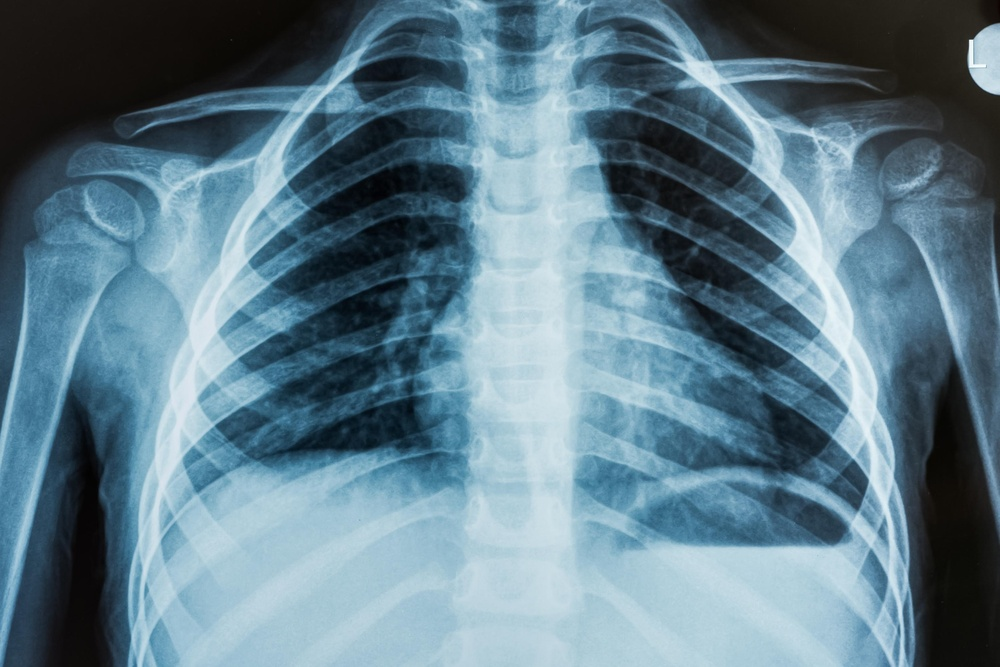
#> input picture Xray.jpg, 1000 x 667 px, shrunk from 3240 x 2160 before the run
$ python regiongrowing.py
#> lines starting #> are read from the running program, lines starting #| are printed output that depends on the picture; after the words box and inside, x2 and y2 are one past the last pixel; in counts of white or black regions, pixels touching at a corner belong together
import cv2
import numpy as np

# [71 lines left out: functions get8n, region_growing, on_mouse, not called in this run]

clicks = []
image = cv2.imread('Xray.jpg', 0)
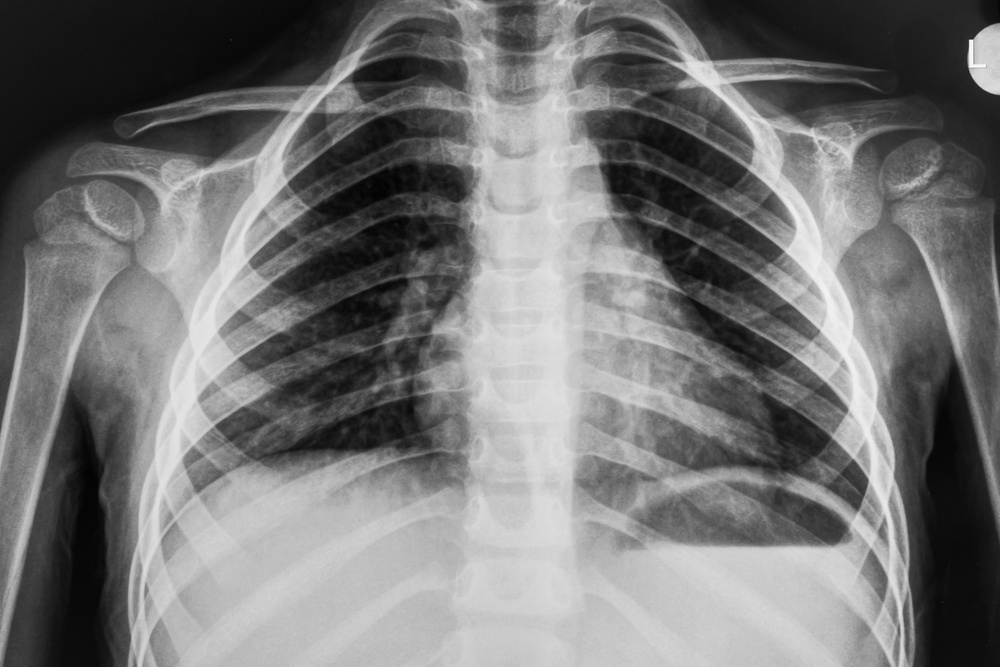
#> image: shape (667, 1000); min 1, max 255, mean 117.5
ret, img = cv2.threshold(image, 150, 255, cv2.THRESH_BINARY)
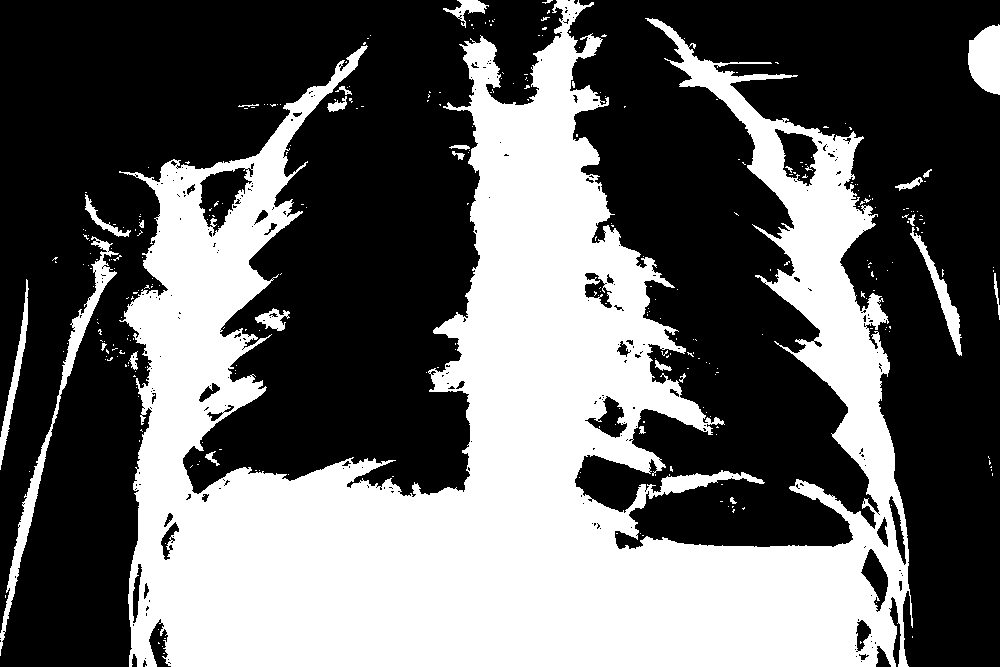
#> img: shape (667, 1000); 39.3% white; 320 white regions (294 under 20 px), largest, box (x1, y1, x2, y2) and area: (119, 0, 913, 667) 251362, (0, 236, 119, 656) 3460, (968, 24, 1000, 95) 1774
cv2.namedWindow('Input')
cv2.setMouseCallback('Input', on_mouse, 0, )
cv2.imshow('Input', image)
cv2.waitKey()
#> (the run stopped early here; a loop or call above may not have finished)
